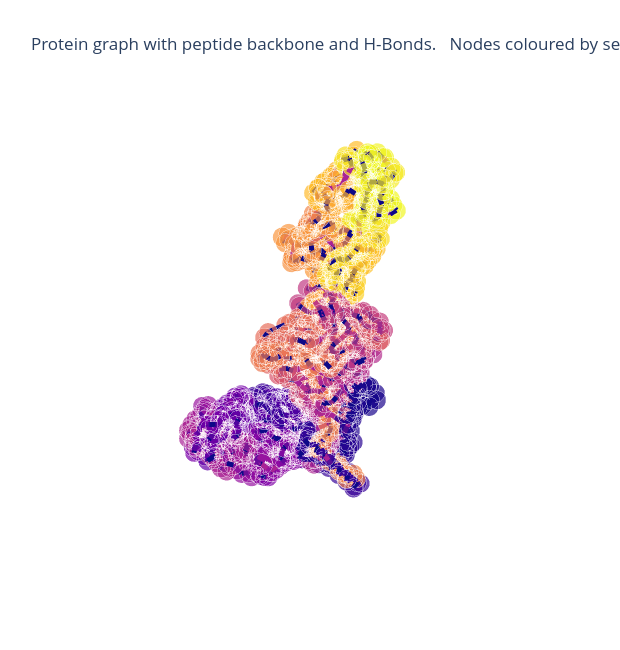

Source (notebook cell):
### Code cell
p = plotly_protein_structure_graph(
    g,
    colour_edges_by="kind",
    colour_nodes_by="seq_position",
    label_node_ids=False,
    plot_title="Protein graph with peptide backbone and H-Bonds. \n Nodes coloured by sequence position. Edges coloured by type.",
    node_size_multiplier=1,
)
p.show()

### Figure 1 — Plotly figure (JSON) as saved in the notebook; plotly's stock layout.template omitted (floating-point values rounded to 4 significant figures; data arrays with more than 128 entries replaced by an {"elided": "..."} marker saying what was removed)
{"data": [{"hoverinfo": "text+x+y+z", "marker": {"color": {"elided": "1498x4 float values"}, "opacity": 0.7, "size": {"elided": "1498 int values"}, "symbol": "circle"}, "mode": "markers", "text": {"elided": "1498 str values"}, "type": "scatter3d", "x": {"elided": "1498 float values"}, "y": {"elided": "1498 float values"}, "z": {"elided": "1498 float values"}}, {"hoverinfo": "text", "line": {"color": {"elided": "4839x4 float values"}, "width": 10}, "mode": "lines", "text": {"elided": "4839 str values"}, "type": "scatter3d", "x": {"elided": "4839 float values"}, "y": {"elided": "4839 float values"}, "z": {"elided": "4839 float values"}}], "layout": {"height": 650, "margin": {"t": 100}, "scene": {"xaxis": {"showbackground": false, "showgrid": false, "showline": false, "showticklabels": false, "title": {"text": ""}, "zeroline": false}, "yaxis": {"showbackground": false, "showgrid": false, "showline": false, "showticklabels": false, "title": {"text": ""}, "zeroline": false}, "zaxis": {"showbackground": false, "showgrid": false, "showline": false, "showticklabels": false, "title": {"text": ""}, "zeroline": false}}, "showlegend": false, "title": {"text": "Protein graph with peptide backbone and H-Bonds. \n Nodes coloured by sequence position. Edges coloured by type."}, "width": 620}}
